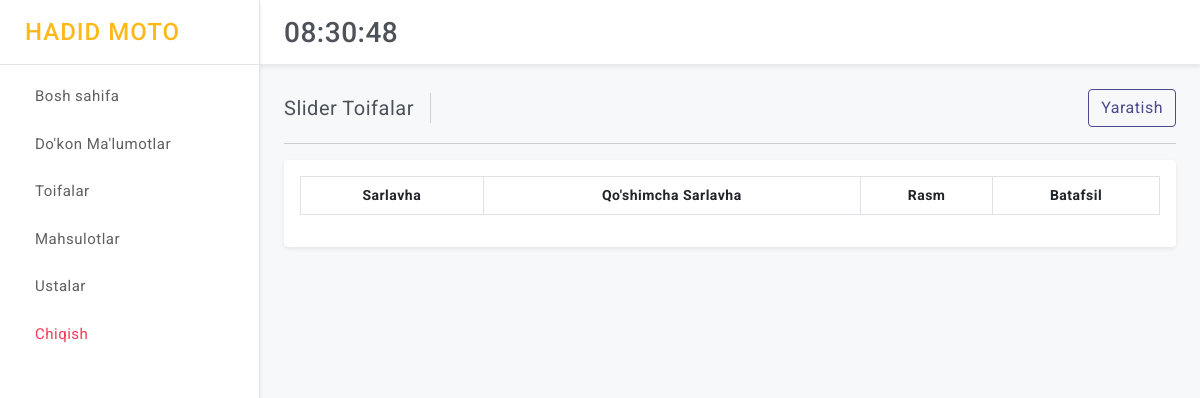
Before: /sklad/slidercategories/ (signed in) with the older database file.
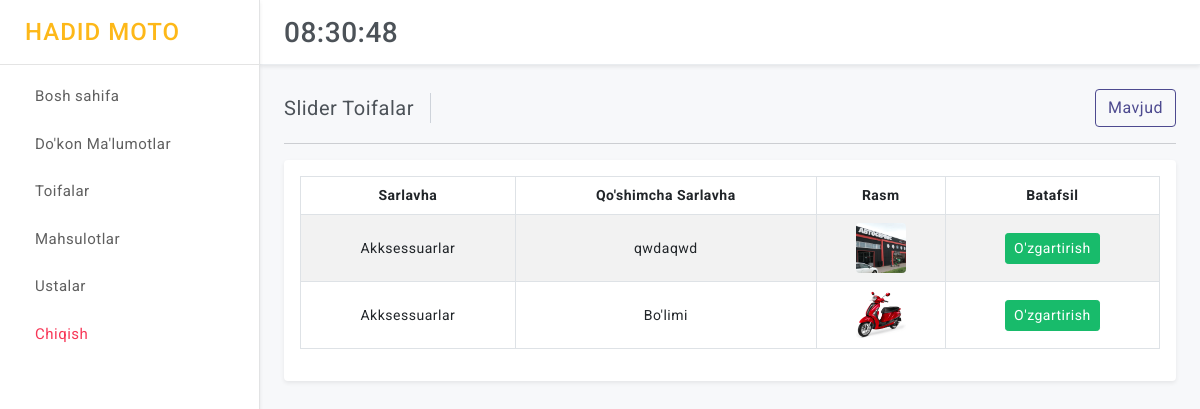
After: the same page with the newer database file.
### control/models.py (models this page shows, shortened)
class SliderCategory(models.Model):
    category = models.ForeignKey(Category, on_delete=models.CASCADE)
    subtitle = models.CharField(max_length=250, default="", blank=True)
    image = ResizedImageField(size=[200, 200], quality=100, upload_to="slider/")

class Category(models.Model):
    title = models.CharField(max_length=250)
    priority = models.IntegerField(default=0)
    slug = models.CharField(max_length=250, default="")
    nav = models.BooleanField(default=False) # False bosa popular emas True bo'lsa popular
    available = models.BooleanField(default=True) # False bosa o'chgan
    is_active = models.BooleanField(default=True) # False bosa bloklangan
    class Meta:
        ordering = ('-priority',)

### control/views.py (the view)
# urls.py: path("slidercategories/", views.control_slidercategories_all, name="control_slidercategories_all"),
@login_required(login_url='login')
def control_slidercategories_all(request):
    slidercategories = SliderCategory.objects.all()
    total_slidercategories = SliderCategory.objects.all().count()
    categories = Category.objects.filter(available=True, is_active=True)
    context = {
        "base": base_context(request=request),
        "slidercategories":slidercategories,
        "total_slidercategories":total_slidercategories
    }
    return render(request, "control/slidercategories/all.html", context)

### control/views.py (called while the page is built)
def base_context(request):
    try:
        code = request.build_absolute_uri().split('?')[1]
    except:
        code = None
    context = {
        "code": code
    }
    return context

### templates/control/slidercategories/all.html (shortened to what this page needs)
{% extends 'control/base.html' %}
{% load static %}
      {% block page_title %}Slider Toifalar{% endblock page_title %}
      {% block add %}
      <div class="ms-auto d-block">
        <div class="btn-group">
          {% if total_slidercategories >= 2 %}
          <a href="#." class="btn btn-outline-primary d-block">Mavjud</a>
          {% else %}
          <a href="{% url 'control_slidercategory_add' %}" class="btn btn-outline-primary d-block">Yaratish</a>
          {% endif %}
        </div>
      </div>
      {% endblock add %}
      {% block content %}
            <div class="card">
                <div class="card-body">
                    <div class="table-responsive">
                        <table id="example" class="table table-striped table-bordered" style="width:100%">
                            <thead>
                                <tr class="text-center">
                                    <th>Sarlavha</th>
                                    <th>Qo'shimcha Sarlavha</th>
                                    <th>Rasm</th>
                                    <th>Batafsil</th>
                                </tr>
                            </thead>
                            <tbody>
                                {% for slidercategory in slidercategories %}
                                <tr style="vertical-align: middle; text-align: center;">
                                    <td>{{ slidercategory.category.title }}</td>
                                    <td>{{ slidercategory.subtitle }}</td>
                                    <td><img height="50" width="50"  class="rounded" src="{{slidercategory.image.url}}" alt="img_not_found" style="object-fit: cover;"></td>
                                    <td><a href="{% url 'control_slidercategory_detail' slidercategory.id  %}" class="btn btn-success btn-sm"> O'zgartirish </a></td>
                                </tr>
                                {% endfor %}
                            </tbody>
                        </table>
                    </div>
                </div>
            </div>
      {% endblock content %}

Changed rows visible on the page:
added SliderCategory: category "Akksessuarlar", subtitle "qwdaqwd", image (picture)
added SliderCategory: category "Akksessuarlar", subtitle "Bo'limi", image (picture)
Other visible differences:
text no longer shown: "Yaratish"
text now shown: "Mavjud"
